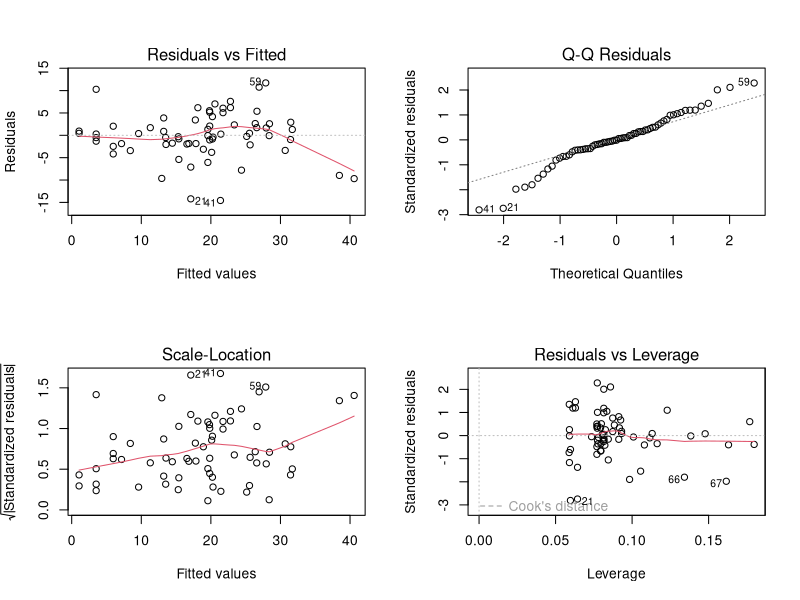

The R source for this figure:
## ----Q1, eval=TRUE, echo=SOLUTIONS, results=SOLUTIONS, collapse=TRUE----------------------------------------
loyn <- read.table("./data/loyn.txt", header = TRUE)
str(loyn)

loyn$LOGAREA <- log10(loyn$AREA)
# create factor GRAZE as it was originally coded as an integer
loyn$FGRAZE <- factor(loyn$GRAZE)
loyn$LOGDIST <- log10(loyn$DIST)
loyn$LOGLDIST <- log10(loyn$LDIST)


## ----Q2, eval=TRUE, echo=SOLUTIONS, results=SOLUTIONS, collapse=TRUE----------------------------------------
# Example:

# Rank	|	Predictor	|	Biological effect
# 1	    |	LOGAREA	  |	Large patches containing proportionally
#                     more core habitat: enable persistence of
#                     species with larger home ranges. 
# 3	    |	LOGDIST	  |	?
# ?	    |	LOGLDIST	|	?
# 2	    |	YR.ISOL	  |	?
# ?	    |	ALT		    |	?
# ?	    |	FGRAZE	  |	?

# expect different researchers to come up with different predictions!
# The main limitation is our lack of expert knowledge of the
# study system and area, of course.


## ----Q3, eval=SOLUTIONS, echo=SOLUTIONS, results=SOLUTIONS, collapse=TRUE-----------------------------------
## VOI<- c("ABUND", "LOGAREA", "LOGDIST", "LOGLDIST", "YR.ISOL", "ALT", "FGRAZE")
## pairs(loyn[, VOI])
## 
## # There is variable degrees of imbalance (correlation) between predictors
## # such as:
## # LOGAREA and FGRAZE,
## # LOGDIST and LOGLDIST (quite expected),
## # YR.ISOL and other variables like LOGAREA or FGRAZE,
## # LOGAREA and ALT,
## # but overall a decent spread of observations across these pairs of predictors.
## 
## # The relationship between the response variable ABUND and all the predictors
## # is visible in the top row:
## #  Some potential correlations present like with LOGAREA (positive),
## # YR.ISOl (positive), maybe ALT (positive) and FGRAZE (negative).


## ----Q4, eval=TRUE, echo=SOLUTIONS, results=SOLUTIONS, collapse=TRUE----------------------------------------
M1 <- lm(ABUND ~ LOGDIST + LOGLDIST +
                 YR.ISOL + ALT + LOGAREA * FGRAZE,
         data = loyn)


## ----Q5, eval=TRUE, echo=SOLUTIONS, results=SOLUTIONS, collapse=TRUE----------------------------------------
summary(M1)

# Yes, they are the coefficients with the larger p-values (by definition).

# "LOGDIST", "LOGLDIST" have large SE relative to coefficient values,
# as well as "YR.ISOL" and "Alt".
# To a lesser extent, some coefs associated with "LOGAREA" and "FGRAZE".

# All of these gave hints of correlations in the data exploration,
# so the large standard errors may be due to this (or to the predictor
# having an effect near zero, i.e. no substantial effect) 



## ----Q6, eval=TRUE, echo=SOLUTIONS, results=SOLUTIONS, collapse=TRUE----------------------------------------
# Wait: why did we not use 'summary' or 'anova' for this?

# 'summary' tests if the coefficient for each predictor is significantly
# different from zero.
# 'anova' tests for the significance of the proportion of variation explained
# by a particular term in the model.
# The ANOVA allows testing the overall significance of categorical predictors,
# which involves several coefficients together, thus is more handy. 
# But the results of this ANOVA depend on the order of the variables,
# which is arbitrary here.
# We could change the order but there are too many possible permutations
# Summary p-values don't suffer that problem but test different hypotheses
# It would be useful to use an ANOVA that doesn't depend on the order
# of inclusion of the variables, like 'drop1'

drop1(M1, test = "F")

# LOGDIST is the least significant, hence makes the least 
# contribution to the variability explained by the model, 
# with respect to the number of degrees of freedom it uses (1)

# In retrospect, this model selection step effectively amounts to a test of the
# significance of the LOGDIST effect (although it is a relatively weak test,
# because this was not specific: in reality we were testing
# multiple hypotheses at once)


## ----Q7, eval=TRUE, echo=SOLUTIONS, results=SOLUTIONS, collapse=TRUE----------------------------------------
M2 <- lm(ABUND ~ LOGLDIST + # removing LOGDIST here
                 YR.ISOL + ALT + LOGAREA * FGRAZE,
         data = loyn)

# or use the shortcut:

M2<- update(M1, formula = . ~ . - LOGDIST) # "." means all previous variables
drop1(M2, test = "F")

# LOGLDIST is now the least significant, hence makes the least 
# contribution to the variability explained by the model, 
# with respect to the number of degrees of freedom it uses (1)

M3 <- update(M2, formula = . ~ . - LOGLDIST)
drop1(M3, test = "F")

# YR.ISOL and ALT now the least significant. Choosing on the basis of
# p-values this similar is really quite arbitrary, so would be best guided
# by expert knowledge if we have it.
# in the absence of strong a-priori expertise, we'll go for YR.ISOL

M4 <- update(M3, formula = . ~ . - YR.ISOL)
drop1(M4, test = "F")

# and finally drop ALT from the model
# I am writing the model in full for more clarity:
M5 <- lm(ABUND ~ LOGAREA * FGRAZE, data = loyn) 
# Here we are, back to a
# familiar version of the model!


## ----Q8, eval=TRUE, echo=SOLUTIONS, results=SOLUTIONS, collapse=TRUE----------------------------------------
# If the goal of the study is simply to test the FGRAZE * LOGAREA interaction, then all we need is the associated significance test.
# If the model is intended to be used for further inference (like
# prediction), then we will try to simplify it as much as is justifiable to do.

# We can use drop1 for this, but we don't need to, in this simple case:
# when an interaction is significant, the main effects should be left in,
# irrespective of significance, because the interaction cannot be
# interpreted correctly without its main effect.

# Likewise, when an interaction is non-significant it must go first,
# and only then the evidence for the main effects can be assessed.

# Because R always includes interactions *after* their main effects
# in the models, the anova of the model returns the same result as drop1, 
# in our simple model which has no interactions with other terms

# Demo:
anova(M5)
drop1(M5, test= "F") 
# drop1 is clever enough that it doesn't let you
# see the p-values for the main effect, in the presence of their interaction.

# In this case the interaction is not significant, and thus isn't needed
# a better model would thus be the additive-only model:
# lm(ABUND ~ LOGAREA + FGRAZE , data = loyn)
# By applying 'drop1' we have effectively tested the effect of the interaction,
# i.e. the hypothesis that the effect of grazing level depends on patch size (or vice versa).


## ----Q9, eval=TRUE, echo=SOLUTIONS, results=SOLUTIONS, collapse=TRUE, fig.show= ifelse(SOLUTIONS, "asis", "hide")----
M6 <- lm(ABUND ~ LOGAREA + FGRAZE, data = loyn) 
# first split the plotting device into 2 rows and 2 columns
par(mfrow = c(2,2))

# now create the residuals plots
plot(M6)

# To test the normality of residuals assumption we use the Normal Q-Q plot. 
# The central residuals are not too far from the Q-Q line but the extremes
# are too extreme (the tails of the distribution are too long). Some
# observations, both high and low, are poorly explained by the model.

# The plot of the residuals against the fitted values suggests these
# extreme residuals happen for intermediate fitted values.

# Looking at the homogeneity of variance assumption (Residuals vs
# Fitted and Scale-Location plot),
# the graphs are mostly messy, with no clear pattern emerging. There is
# a hint of smaller variance with the lowest fitted values, which is not ideal.
# This could mean that the homogeneity of variance assumption is not met
# (i.e. the variances are not the same). 

# The observations with the highest leverage don't appear to be overly
# influential, according to the Cook's distances in the Residuals vs
# Leverage plot.  


## ----Q9extra, eval=SOLUTIONS, echo=SOLUTIONS, results=SOLUTIONS, collapse=TRUE------------------------------
## # (Extra)
## # ABUND being bounded by zero, it wouldn't be too surprising if the variance increases with the mean abundance.
## # This is often improved by log-transforming the response
## loyn$logABUND<- log(loyn$ABUND + 1) # here the natural log
## M6log <- lm(logABUND ~ LOGAREA + FGRAZE, data = loyn)
## par(mfrow = c(2,2))
## plot(M6log)
## 
## # Not this time! Lots of extreme negative residuals generated.
## 
## # Back to `M6`, then. The other issue was the extreme residuals.
## # This could be due to missing important predictors from the model, either
## # unknown predictors, or interactions.


## ----Q10, eval=TRUE, echo=SOLUTIONS, results=SOLUTIONS, collapse=TRUE---------------------------------------
anova(M6)
# null hypothesis 1: There is no effect of LOGAREA on ABUND
# (the proportion of variation explained by LOGAREA is zero)
# null hypothesis 2: There is no effect of FGRAZE on ABUND
# (no significant proportion of variation explained by grazing
# levels *after* the effect of LOGAREA)
# the p values are all very small therefore reject both null hypotheses.

# (Supplement, for info)
# You can work out the proportions of variation explained by each predictor
# we can extract the Sums of squares like this:
str(anova(M6)) # examine the structure of the returned object
M6.SS<- anova(M6)$'Sum Sq' # store values of interest
M6.SS # checking that we have extracted the Sums of squares as intended

# compute SST (total sums of squares):
M6.SST<- sum(anova(M6)$'Sum Sq') 

# proportion of variation in the data explained by the model:
(M6.SST - M6.SS[3]) / M6.SST # 0.7269773

# proportion of variation in the data explained by predictors:
(M6.SS[1:2]) / M6.SST # 0.5476530 0.1793243

# So that's 55% of variation in the data explained by LOGAREA and 18% for FGRAZE after LOGAREA


summary(M6)

# From the summary table, the model equation is
# ABUND = 15.72*(Intercept) + 7.25*LOGAREA + 0.38*FGRAZE2 - 0.19*FGRAZE3
# - 1.59*FGRAZE4 - 11.89*FGRAZE5
# Note that (Intercept) = 1 always


## ----Q11, eval=TRUE, echo=SOLUTIONS, results=SOLUTIONS, collapse=TRUE---------------------------------------
# Biologically: confirming what we already found out in the previous LM exercises:
# There is a significant effect of grazing levels, especially the highest
# level with a negative effect on bird abundance

# There is a significant positive effect of patch area, too.

# The relative importance of patch area and grazing is not entirely clear, 
# as these are correlated, with smaller patches also having higher grazing
# intensity on average, and larger patches lower grazing intensity.

# Some observations are poorly predicted (fitted) using the set of
# available predictors.

# Interpretation: 
# Bird abundance may increase with patch area due to populations being more
# viable in large patches (e.g. less prone to extinction), 
# or perhaps because there is proportionally less edge effect in larger
# patches, and this in turn provides more high quality habitat for species 
# associated with these habitat patches

# The negative effect of grazing may be due to grazing decreasing resource
# availability for birds, for example plants or seeds directly, or insects
# associated with the grazed plants.


# Methodologically:
# Doing model selection is difficult without an intrinsic / expert knowledge
# of the system, to guide what variables to include.
# Even with this data set, many more models could have been formulated.
# For example, for me, theory would have suggested to test an interaction 
# between YR.ISOL and LOGDIST (or LOGLDIST?), 
# because LOGDIST will affect the dispersal of birds between patches 
# (hence the colonisation rate), 
# and the time since isolation of the patch may affect how important
# dispersal has been to maintain or rescue populations 
# (for recently isolated patches, dispersal, and hence distance to nearest
# patches may have a less important effect)


## ----Q12a, eval=TRUE, echo=SOLUTIONS, results=SOLUTIONS, collapse=TRUE--------------------------------------
# This time, we are not doing any specific hypothesis testing, so there's
# no need to force the LOGAREA * FGRAZE into the model until the
# end of the model selection.
# But we should still start with a "most complex model considered" 
# which we deem plausible.

M.start<- lm(ABUND ~ LOGLDIST + YR.ISOL + ALT + LOGAREA * FGRAZE, data= loyn)

step(M.start)

# or 

drop1(M.start)
# lowest AIC would be obtained by removing LOGLDIST

M.step2<- lm(ABUND ~ YR.ISOL + ALT + LOGAREA * FGRAZE, data= loyn)
drop1(M.step2)
# lowest AIC would be obtained by removing YR.ISOL

M.step3<- lm(ABUND ~ ALT + LOGAREA * FGRAZE, data= loyn)
drop1(M.step3)
# lowest AIC would be obtained by removing ALT

M.step4<- lm(ABUND ~ LOGAREA * FGRAZE, data= loyn)
drop1(M.step4)
# lowest AIC is the current model, including the interaction.
# unlike the F-test, the AIC favors retaining the interaction


# one way of constructing a summary table, for reporting the results:
# (we could include the model without interaction, for reference)
Model.formulas<- c("LOGLDIST + YR.ISOL + ALT + LOGAREA * FGRAZE",
	"YR.ISOL + ALT + LOGAREA * FGRAZE",
	"ALT + LOGAREA * FGRAZE",
	"LOGAREA * FGRAZE",
	"LOGAREA + FGRAZE")
Model.AIC<- c(AIC(M.start),
	AIC(M.step2),
	AIC(M.step3),
	AIC(M.step4),
	AIC(M6))

summary.table<- data.frame(Model= Model.formulas,
	AIC= round(Model.AIC, 2))

# Sorting models from lowest AIC (preferred) to highest (least preferred):
summary.table<- summary.table[order(summary.table$AIC), ]

# Adding AIC differences with respect to best model:
summary.table$deltaAIC<- summary.table$AIC - summary.table$AIC[1]


## ----Q12b, eval=TRUE, echo=SOLUTIONS, results=TRUE, collapse=TRUE-------------------------------------------
# print the table on screen
summary.table


## ----Q12c, eval=TRUE, echo=FALSE----------------------------------------------------------------------------
knitr::kable(summary.table, "html", align = "lcr", row.names = FALSE)


## ----Q12d, eval=TRUE, echo=SOLUTIONS, results=SOLUTIONS, collapse=TRUE--------------------------------------
# We don't need to re-validate or re-interpret the model, since 
# the minimum adequate model is the one we came up with in the
# previous exercise.

# Note that this rather automatic way of doing model selection
# misses a number of plausible combinations of the terms of 
# interest. This is somewhat arbitrary and there is a chance to
# miss the "best" model in that way.

# The function `step` tries to reduce this problem with the
# options `direction= "both"`. This means that after achieving a
# minimal model by applying "backwards" steps of model
# reduction, `step` will eventually apply one or more
# "forward" steps, where previously deleted terms are added
# again in case they lead to an improvement of the minimal model.

# However, this is no replacement for a fully manual and 
# thought-through model selection, informed by the understanding 
# of theory in the research area, and of the research questions.


## ----A1, eval=TRUE, echo=SOLUTIONS, results=SOLUTIONS, collapse=TRUE----------------------------------------
birds.add.2 <- lm(ABUND ~ FGRAZE + LOGAREA, data = loyn)
anova(birds.add.2)

# null hypothesis 1: There is no effect of FGRAZE on ABUND
# (no difference between grazing levels)
# null hypothesis 2: There is no effect of LOGAREA on ABUND
# (the proportion of variation in ABUND explained by LOGAREA is
# zero *after* accounting for the effect of FGRAZE)
# the p values are all very small therefore reject both null hypotheses.

# we can also extract the Sums of squares like this:
birds.add.2.SS<- anova(birds.add.2)$'Sum Sq' # store values of interest
birds.add.2.SST<- sum(anova(birds.add.2)$'Sum Sq') # compute SST

# proportion of variation in the data explained by the model:
(birds.add.2.SST - birds.add.2.SS[3]) / birds.add.2.SST
# the same as the previous model

# proportion of variation in the data explained by predictors:
(birds.add.2.SS[1:2]) / birds.add.2.SST # 0.5449233 0.1820540

# So that's 54% for FGRAZE and 18% for LOGAREA after FGRAZE,
# essentially reversing the contributions found in the first
# model (for reference, see the solution code chunk for Question 19).

# Conclusion: here the order matters a lot. This is not too surprising since
# the design is unbalanced and FGRAZE and LOGAREA covary (they are correlated)


## ----A2, eval=TRUE, echo=SOLUTIONS, results=SOLUTIONS, collapse=TRUE----------------------------------------
# ABUND = 15.72*(Intercept) + 7.25*LOGAREA + 0.38*FGRAZE2 - 0.19*FGRAZE3
# - 1.59*FGRAZE4 - 11.89*FGRAZE5
# Note that (Intercept) = 1 always

# expected abundance for (A): replace LOGAREA by -0.5, and all FGRAZE2...5 by 0
15.72*1 + 7.25*(-0.5) + 0.38*0 - 0.19*0 - 1.59*0 - 11.89*0 # 12.095

# could also extract the model coefficients like this:
M6.coef<- coef(M6)
M6.coef
# and multiply by the predictor values to obtain the equivalent prediction
# (difference due to my own roundings of estimates above)
sum(M6.coef * c(1, -0.5, 0, 0, 0, 0)) # 12.09278 

# expected abundance for (B): input 1 for the GRAZE3 variable
15.72*1 + 7.25*(-0.5) + 0.38*0 - 0.19*1 - 1.59*0 - 11.89*0 # 11.905
# or
sum(M6.coef * c(1, -0.5, 0, 1, 0, 0)) # 11.90349

# the difference (B) 11.90349 - (A) 12.09278 should correspond to
# the estimate for the GRAZE3 coefficient

# expected abundance for (C)
sum(M6.coef * c(1, 0.5, 0, 1, 0, 0)) # 19.15072

# the difference (C) 19.15072 - (B) 11.90349 should coincide with the
# estimate of the slope for the LOGAREA effect, since there is just one
# LOGAREA unit of difference and the slope is the change in expected
# abundance for a 1-unit increase in the predictor.


## ----A3, eval=TRUE, echo=SOLUTIONS, results=SOLUTIONS, collapse=TRUE----------------------------------------
birds.inter.1 <- lm(ABUND ~ FGRAZE * LOGAREA , data = loyn)
# ABUND = 21.243*(Intercept) - 6.165*FGRAZE2 - 7.215*FGRAZE3 - 17.910*FGRAZE4
# - 17.043*FGRAZE5 + 4.144*LOGAREA + 4.368*FGRAZE2:LOGAREA
# + 4.989*FGRAZE3:LOGAREA + 15.235*FGRAZE4:LOGAREA + 1.996*FGRAZE5:LOGAREA
# Note that (Intercept) = 1 always

# expected abundance for (A): replace LOGAREA by 2.5, and all terms involving
# FGRAZE2...5 by 0
21.243*1 - 6.165*0 - 7.215*0 - 17.910*0 - 17.043*0 + 4.144*2.5 + 4.368*0 + 4.989*0 + 15.235*0 + 1.996*0 # 31.603

# much lower risk of error by extracting the model coefficients like this:
birds.inter.1.coef<- coef(birds.inter.1)
birds.inter.1.coef # check coefficients and their order
# and multiply by the predictor values to obtain the equivalent prediction
sum(birds.inter.1.coef * c(1, 0, 0, 0, 0, 2.5, 0, 0, 0, 0)) # 31.60296 

# expected abundance for (B): input 1 for the GRAZE5 variable and -0.5 for
# variables LOGAREA and FGRAZE5:LOGAREA
21.243*1 - 6.165*0 - 7.215*0 - 17.910*0 - 17.043*1 + 4.144*(-0.5) + 4.368*0 + 4.989*0 + 15.235*0 + 1.996*(-0.5) # 1.13
# or
sum(birds.inter.1.coef * c(1, 0, 0, 0, 1, -0.5, 0, 0, 0, -0.5)) # 1.130203 

# Well done if you got there!


## ----A4, eval=SOLUTIONS, echo=SOLUTIONS, results=SOLUTIONS, collapse=TRUE-----------------------------------
## # first split the plotting device into 2 rows and 2 columns
## par(mfrow = c(2,2))
## 
## # create the residuals plots for the additive model
## plot(M6)
## 
## # create the residuals plots for the interactive model
## plot(birds.inter.1)
## 
## # Not a great deal of an improvement! Just marginally better in every respect,
## # thanks to increasing the fit slightly by throwing lots of
## # (unnecessary?) new model parameters at the data.
## 
## # By increasing the complexity of the model, we have improved
## # the fit, but there is little evidence that what we have
## # additionally captured is of biological interest. It most
## # likely is just noise in the data, because the sample size is
## # too low for the model (and us) to be able to distinguish true
## # patterns from noise (See plots from Question 8).

